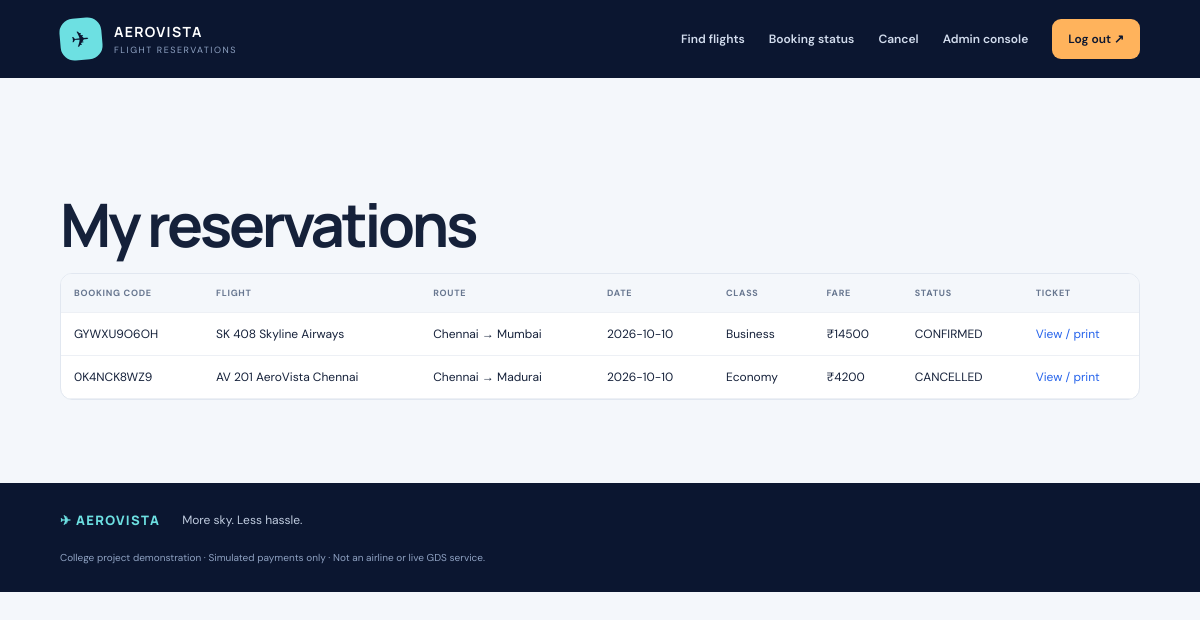
/my-reservations (signed in), run on the app's committed database.
### tables this page shows
CREATE TABLE bookings(id INTEGER PRIMARY KEY,booking_code TEXT UNIQUE NOT NULL,user_id INTEGER REFERENCES users(id),flight_id INTEGER REFERENCES flights(id),class_name TEXT,journey_date TEXT,passenger_names TEXT,passenger_ages TEXT,passenger_count INTEGER,total_fare REAL,status TEXT DEFAULT 'CONFIRMED',payment_mode TEXT,payment_status TEXT,refund_amount REAL DEFAULT 0,created_at TEXT DEFAULT CURRENT_TIMESTAMP);

CREATE TABLE flights(id INTEGER PRIMARY KEY,number TEXT UNIQUE NOT NULL,name TEXT NOT NULL,origin TEXT NOT NULL,destination TEXT NOT NULL,departure TEXT NOT NULL,arrival TEXT NOT NULL,journey_date TEXT NOT NULL,zone TEXT DEFAULT 'South',active INTEGER DEFAULT 1);

### app.py (the view)
@app.route("/my-reservations")
@login_required
def reservations():
 with db() as c: bs=c.execute("SELECT b.*,t.number,t.name flight_name,t.origin,t.destination,t.departure FROM bookings b JOIN flights t ON t.id=b.flight_id WHERE user_id=? ORDER BY b.created_at DESC",(me()["id"],)).fetchall()
 return render_template("reservations.html",bs=bs)

### app.py (called while the page is built)
def db():
 c=sqlite3.connect(DB); c.row_factory=sqlite3.Row; c.execute("PRAGMA foreign_keys=ON"); return c

def me():
 if not session.get("uid"): return None
 with db() as c: return c.execute("SELECT id,name,email,role FROM users WHERE id=?",(session["uid"],)).fetchone()

def login_required(f):
 @wraps(f)
 def w(*a,**k):
  if not me(): flash("Please log in first.","warning"); return redirect(url_for("login"))
  return f(*a,**k)
 return w

@app.context_processor
def ctx(): return {"current_user":me(),"today":date.today().isoformat()}

### templates/reservations.html
{% extends "base.html" %}{% block content %}<section class="content"><h1>My reservations</h1><div class="tablewrap"><table><tr><th>BOOKING CODE</th><th>Flight</th><th>Route</th><th>Date</th><th>Class</th><th>Fare</th><th>Status</th><th>Ticket</th></tr>{% for b in bs %}<tr><td>{{ b.booking_code }}</td><td>{{ b.number }} {{ b.flight_name }}</td><td>{{ b.origin }} → {{ b.destination }}</td><td>{{ b.journey_date }}</td><td>{{ b.class_name }}</td><td>₹{{ "%.0f"|format(b.total_fare) }}</td><td>{{ b.status }}</td><td><a href="{{ url_for('ticket',booking_code=b.booking_code) }}">View / print</a></td></tr>{% else %}<tr><td colspan="8">No reservations yet.</td></tr>{% endfor %}</table></div></section>{% endblock %}

### static/style.css (style rules this page uses)
:root { --navy:#0b1630;--navy2:#13264a;--blue:#2563eb;--cyan:#6de0e2;--orange:#ffb35c;--ink:#15213a;--muted:#6f7d93;--paper:#f4f7fb;--line:#e1e7f0;--white:#fff;--shadow:0 20px 60px rgba(11,22,48,.09) }
* { box-sizing:border-box }
html { scroll-behavior:smooth }
body { margin:0;background:var(--paper);color:var(--ink);font-family:'DM Sans',sans-serif;font-size:15px }
a { color:var(--blue);text-decoration:none }
h1,h2,h3,b,strong { font-family:Manrope,'DM Sans',sans-serif }
h1 { font-size:clamp(2.2rem,5vw,4.3rem);letter-spacing:-.055em;line-height:1.04;margin:15px 0 }
.content { max-width:1250px;margin:0 auto;padding:100px 5% 65px }
.tablewrap { overflow-x:auto;background:white;border:1px solid var(--line);border-radius:12px;margin:18px 0 }
table { width:100%;border-collapse:collapse;font-size:12px }
th,td { text-align:left;padding:13px;border-bottom:1px solid #edf0f5;vertical-align:top }
th { background:#f4f7fb;color:#687790;font-size:9px;letter-spacing:.08em;text-transform:uppercase }

### data on the page
bookings: booking_code "GYWXU9O6OH", number "SK 408", flight_name "Skyline Airways", origin "Chennai", destination "Mumbai", journey_date "2026-10-10", class_name "Business", total_fare "14500", status "CONFIRMED"
bookings: booking_code "0K4NCK8WZ9", number "AV 201", flight_name "AeroVista Chennai", origin "Chennai", destination "Madurai", journey_date "2026-10-10", class_name "Economy", total_fare "4200", status "CANCELLED"
